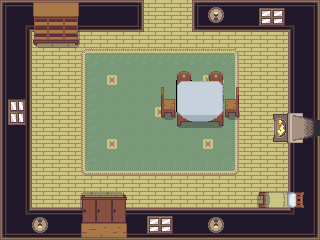

A 2D game scene composited from a Tiled map and its tileset images. What follows is a short description and the map's XML, with every tile layer's data as written:
An orthogonal 20x15 tile map with 16x16 px tiles, 3 tile layers (floor, wall, decor) and 16 objects.

<map version="1.2" tiledversion="1.3.4" orientation="orthogonal" renderorder="left-down" width="20" height="15" tilewidth="16" tileheight="16" infinite="0" nextlayerid="6" nextobjectid="17">
 <tileset firstgid="1" source="house.tsx" />
 <layer id="1" name="floor" width="20" height="15">
  <data encoding="csv">
81,81,81,81,81,81,81,81,81,81,81,81,81,81,81,81,81,81,81,81,
81,81,81,81,81,81,81,81,81,81,81,81,81,81,81,81,81,81,81,81,
81,81,81,81,81,81,81,81,81,81,81,81,81,81,81,81,81,81,81,81,
81,81,81,81,81,81,81,81,81,81,81,81,81,81,81,81,81,81,81,81,
81,81,81,81,81,81,81,81,81,81,81,322,81,322,81,81,81,81,81,81,
81,81,81,81,81,81,81,81,81,81,81,216,81,81,81,81,81,81,81,81,
81,81,81,81,81,81,81,81,81,81,81,256,81,81,81,81,81,81,81,81,
81,81,81,81,81,81,81,81,81,81,81,81,81,81,81,81,81,81,81,81,
81,81,81,81,81,81,81,81,81,81,81,81,81,81,81,81,81,81,81,81,
81,81,81,81,81,81,81,81,81,81,81,81,81,81,81,81,81,81,81,81,
81,81,81,81,81,81,81,81,81,81,81,81,81,81,81,81,81,81,81,81,
81,81,81,81,81,81,81,81,81,81,81,81,81,81,81,81,81,81,81,81,
81,81,81,81,81,81,81,81,81,81,81,81,81,81,81,81,81,81,81,81,
81,81,81,81,81,81,81,81,81,81,81,81,81,81,81,81,81,81,81,81,
81,81,81,81,81,81,81,81,81,81,81,81,81,81,81,81,81,81,81,81
</data>
 </layer>
 <layer id="2" name="wall" width="20" height="15">
  <data encoding="csv">
2,3,3,3,3,3,3,3,4,0,0,0,2,3,3,3,3,3,3,4,
42,5,83,83,83,83,83,83,84,0,0,0,82,83,83,83,83,83,6,44,
42,44,0,0,0,0,0,0,0,0,0,0,0,0,0,0,0,0,42,44,
42,44,0,0,0,281,282,282,282,282,282,282,282,282,283,0,0,0,42,44,
42,44,0,0,0,321,401,402,322,322,322,176,401,176,323,0,0,0,42,44,
42,44,0,0,0,321,441,442,322,322,322,216,441,216,323,0,0,0,42,44,
42,44,0,0,0,321,322,322,322,401,402,256,322,256,323,0,0,0,42,44,
42,44,0,0,0,321,322,322,322,441,442,322,322,322,323,0,0,0,42,44,
42,44,0,0,0,321,401,402,322,322,322,322,401,402,323,0,0,0,42,44,
42,44,0,0,0,321,441,442,322,322,322,322,441,442,323,0,0,0,42,44,
42,44,0,0,0,361,362,362,362,362,362,362,362,362,363,0,0,0,42,44,
42,44,0,0,0,0,0,0,0,0,0,0,0,0,0,0,0,0,42,44,
42,44,0,0,0,0,0,0,0,0,0,0,0,0,0,0,0,0,42,44,
42,45,3,3,3,3,3,3,3,3,3,3,3,3,3,3,3,3,46,44,
82,83,83,83,83,83,83,83,83,83,83,83,83,83,83,83,83,83,83,84
</data>
 </layer>
 <layer id="3" name="decor" width="20" height="15">
  <data encoding="csv">
0,0,481,482,483,0,0,0,0,0,0,0,0,605,0,0,170,171,0,0,
0,0,521,522,523,0,0,0,0,0,0,0,0,645,0,0,210,211,0,0,
0,0,561,562,563,0,0,0,0,0,0,0,0,0,0,0,0,0,0,0,
0,0,0,0,0,0,0,0,0,0,0,0,0,0,0,0,0,0,0,0,
0,0,0,0,0,0,0,0,0,0,0,0,0,0,0,0,0,0,0,0,
0,0,0,0,0,0,0,0,0,0,177,54,55,56,179,0,0,0,0,0,
1610612907,1610612947,0,0,0,0,0,0,0,0,217,94,95,96,219,0,0,0,0,0,
1610612906,1610612946,0,0,0,0,0,0,0,0,257,134,135,136,259,0,0,2684355051,2684355013,2684354973,
0,0,0,0,0,0,0,0,0,0,0,0,0,0,0,0,0,2684355052,2684355014,2684354974,
0,0,0,0,0,0,0,0,0,0,0,0,0,0,0,0,0,0,0,0,
0,0,0,0,0,0,0,0,0,0,0,0,0,0,0,0,0,0,0,0,
0,0,0,0,0,0,0,0,0,0,0,0,0,0,0,0,0,0,0,0,
0,0,0,0,0,3221225921,3221225920,3221225919,0,0,0,0,0,0,0,0,2684354697,2684354657,2684354617,0,
0,0,3221226117,0,0,3221225881,3221225880,3221225879,0,170,171,0,0,3221226117,0,0,0,0,0,0,
0,0,3221226077,0,0,3221225841,3221225840,3221225839,0,210,211,0,0,3221226077,0,0,0,0,0,0
</data>
 </layer>
 <objectgroup id="5" name="collision">
  <object id="1" x="4.64153" y="5.56983" width="137.853" height="25.0642" />
  <object id="2" x="34.3473" y="25.9925" width="44.0945" height="17.6378" />
  <object id="3" x="0" y="30.1699" width="29.2416" height="207.94" />
  <object id="4" x="24.6001" y="209.797" width="290.095" height="29.7058" />
  <object id="5" x="82.6191" y="193.552" width="43.6303" height="15.7812" />
  <object id="6" x="257.14" y="190.767" width="47.8077" height="17.1736" />
  <object id="7" x="271.993" y="113.253" width="45.0228" height="29.2416" />
  <object id="8" x="192.623" y="-0.464153" width="124.857" height="30.1699" />
  <object id="9" x="287.775" y="2.32076" width="27.385" height="214.438" />
  <object id="10" x="176.378" y="80.7625" width="46.4153" height="45.4869" />
  <object id="11" x="223.257" y="99.3286" width="15.317" height="18.1019" />
  <object id="12" x="235.325" y="86.7965" width="2.78492" height="12.9963" />
  <object id="13" x="160.597" y="88.189" width="12.5321" height="27.8492" />
  <object id="14" x="176.378" y="73.3361" width="14.3887" height="7.42644" />
  <object id="15" x="208.869" y="71.4795" width="12.9963" height="9.7472" />
  <object id="16" x="180.091" y="175.45" />
 </objectgroup>
</map>
